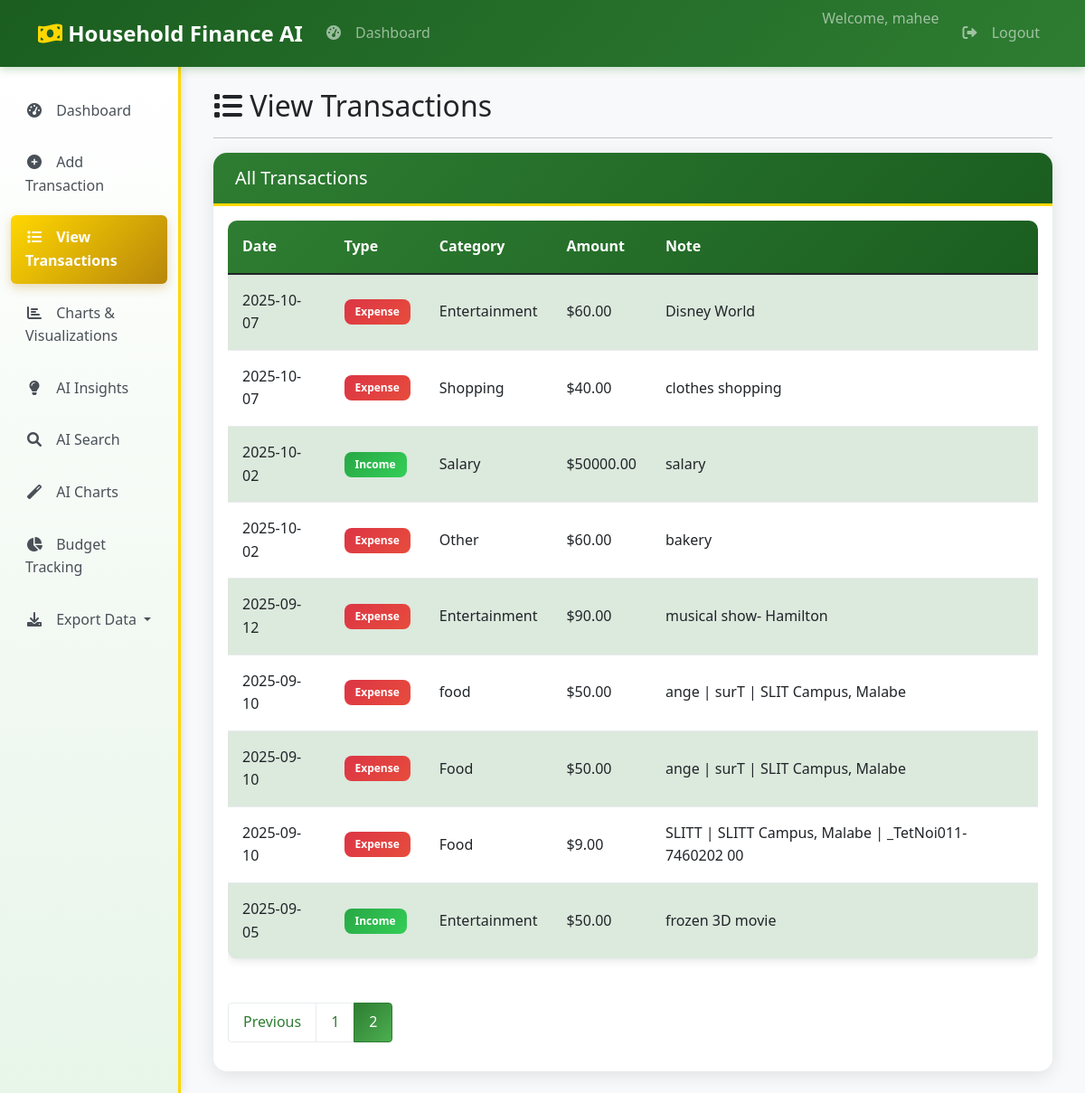
The page /view-transactions?page=2 (signed in) on the database as committed earlier.
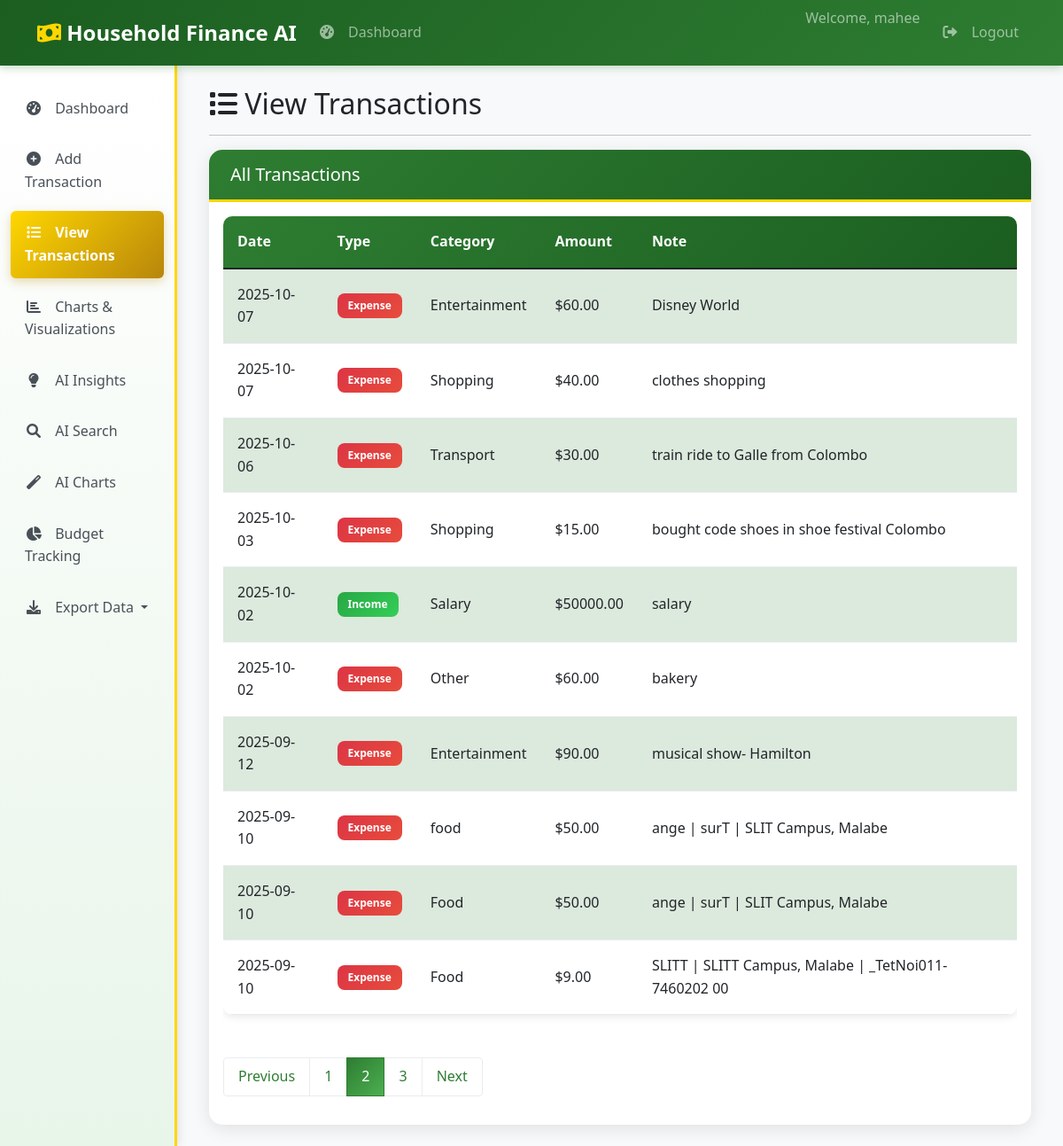
The same page on the database as committed later.
### core/database.py (models this page shows, shortened)
class User(UserMixin, db.Model):
    __tablename__ = "users"
    id = db.Column(db.Integer, primary_key=True)
    username = db.Column(db.String(80), unique=True, nullable=False)
    password_hash = db.Column(db.String(120), nullable=False)
    role = db.Column(db.String(20), nullable=False, default="user")
    household_id = db.Column(db.Integer, db.ForeignKey("households.id"), nullable=True)
    created_at = db.Column(db.DateTime, default=datetime.utcnow)
    household = db.relationship("Household", back_populates="users")
    transactions = db.relationship("Transaction", back_populates="user")

class Transaction(db.Model):
    __tablename__ = "transactions"
    id = db.Column(db.Integer, primary_key=True)
    user_id = db.Column(db.Integer, db.ForeignKey("users.id"), nullable=False)
    type = db.Column(db.String(20), nullable=False)  # ✅ This should be 'type' not 't_type'
    category = db.Column(db.String(100), nullable=False)
    amount = db.Column(db.Float, nullable=False)
    date = db.Column(db.Date, nullable=False, default=datetime.utcnow)
    note = db.Column(db.Text, nullable=True)
    created_at = db.Column(db.DateTime, default=datetime.utcnow)
    user = db.relationship("User", back_populates="transactions")

### app/routes/transactions.py (the view, shortened to what this page needs)
@transactions_bp.route('/view-transactions')
@login_required
def view_transactions():
    page = request.args.get('page', 1, type=int)
    per_page = 10
    transactions_pagination = Transaction.query.filter_by(user_id=current_user.id)\
        .order_by(Transaction.date.desc())\
        .paginate(page=page, per_page=per_page, error_out=False)
    transactions = transactions_pagination.items
    anomalies = collector.detect_anomalies(current_user.id)
    anomaly_ids = [a['id'] for a in anomalies]
    llm_explanations = {}
    for txn_dict in anomalies:
        txn = Transaction.query.get(txn_dict['id'])
        if txn:
            llm_explanations[txn.id] = collector.explain_anomaly(txn)
    summary = collector.generate_summary(current_user.id, period='week')
    return render_template(
        'view_transactions.html',
        transactions=transactions_pagination,
        anomalies=anomalies,
        anomaly_ids=anomaly_ids,
        llm_explanations=llm_explanations,
        summary=summary
    )

### agents/data_collector.py (called while the page is built)
    def get_transactions_df(self, user_id):
        transactions = Transaction.query.filter_by(user_id=user_id).all()
        if not transactions:
            return pd.DataFrame()
        data = [{
            "id": t.id,
            "date": t.date,
            "type": t.type,  # CHANGED: t_type → type
            "category": t.category,
            "amount": t.amount,
            "note": t.note
        } for t in transactions]
        df = pd.DataFrame(data)
        if not df.empty and 'date' in df.columns:
            df['date'] = pd.to_datetime(df['date'])
        return df

    def detect_anomalies(self, user_id):
        df = self.get_transactions_df(user_id)
        if df.empty:
            return []
        mean = df['amount'].mean()
        std = df['amount'].std()
        if std > 0:
            anomalies = df[df['amount'] > mean + 2 * std]
            return anomalies.to_dict('records')
        return []

    def explain_anomaly(self, transaction):
        note = transaction.note or ""
        amount = transaction.amount
        if amount > 1000:
            return "⚠️ Unusually high transaction amount"
        elif "refund" in note.lower():
            return "🔄 This appears to be a refund"
        elif any(word in note.lower() for word in ["emergency", "urgent", "medical"]):
            return "🏥 Possible emergency expense"
        else:
            return "📊 Statistically unusual transaction amount"

### app/templates/view_transactions.html
{% extends "base.html" %}
{% block content %}
<div class="row">
    <div class="col-12">
        <h2><i class="fas fa-list"></i> View Transactions</h2>
        <hr>
    </div>
</div>
<div class="row">
    <div class="col-12">
        <div class="card">
            <div class="card-header">
                <h5 class="mb-0">All Transactions</h5>
            </div>
            <div class="card-body">
                {% if transactions.items %}
                <div class="table-responsive">
                    <table class="table table-striped">
                        <thead>
                            <tr>
                                <th>Date</th>
                                <th>Type</th>
                                <th>Category</th>
                                <th>Amount</th>
                                <th>Note</th>
                            </tr>
                        </thead>
                        <tbody>
                            {% for transaction in transactions.items %}
                            <tr>
                                <td>{{ transaction.date.strftime('%Y-%m-%d') }}</td>
                                <td>
                                    <span class="badge {% if transaction.type == 'income' %}bg-success{% else %}bg-danger{% endif %}">
                                        {{ transaction.type.title() }}
                                    </span>
                                </td>
                                <td>{{ transaction.category }}</td>
                                <td>${{ "%.2f"|format(transaction.amount) }}</td>
                                <td>{{ transaction.note or '-' }}</td>
                            </tr>
                            {% endfor %}
                        </tbody>
                    </table>
                </div>
                <nav aria-label="Transaction pagination">
                    <ul class="pagination">
                        {% if transactions.has_prev %}
                        <li class="page-item">
                            <a class="page-link" href="{{ url_for('transactions.view_transactions', page=transactions.prev_num) }}">Previous</a>
                        </li>
                        {% endif %}
                        {% for page_num in transactions.iter_pages() %}
                            {% if page_num %}
                                <li class="page-item {% if page_num == transactions.page %}active{% endif %}">
                                    <a class="page-link" href="{{ url_for('transactions.view_transactions', page=page_num) }}">{{ page_num }}</a>
                                </li>
                            {% else %}
                                <li class="page-item disabled"><span class="page-link">…</span></li>
                            {% endif %}
                        {% endfor %}
                        {% if transactions.has_next %}
                        <li class="page-item">
                            <a class="page-link" href="{{ url_for('transactions.view_transactions', page=transactions.next_num) }}">Next</a>
                        </li>
                        {% endif %}
                    </ul>
                </nav>
                {% else %}
                <p class="text-muted">No transactions found.</p>
                <a href="{{ url_for('transactions.add_transaction') }}" class="btn btn-primary">
                    Add Your First Transaction
                </a>
                {% endif %}
            </div>
        </div>
    </div>
</div>
{% endblock %}

### app/templates/base.html (shortened to what this page needs)
<!DOCTYPE html>
<html lang="en">
  <head>
    <link
      href="https://cdn.jsdelivr.net/npm/bootstrap@5.1.3/dist/css/bootstrap.min.css"
      rel="stylesheet"
    />
    <link
      href="https://cdnjs.cloudflare.com/ajax/libs/font-awesome/6.0.0/css/all.min.css"
      rel="stylesheet"
    />
    <link href="{{ url_for('static', filename='css/theme.css') }}" rel="stylesheet">
  </head>
  <body>
    <nav class="navbar navbar-expand-lg navbar-dark bg-dark">
      <div class="container">
        <a class="navbar-brand" href="{% if current_user.is_authenticated %}{{ url_for('transactions.dashboard') }}{% else %}{{ url_for('main.home') }}{% endif %}">
          <i class="fas fa-money-bill-wave"></i> Household Finance AI
        </a>
        <div class="collapse navbar-collapse" id="navbarNav">
          {% if current_user.is_authenticated %}
          <ul class="navbar-nav me-auto">
            <li class="nav-item">
              <a class="nav-link" href="{{ url_for('transactions.dashboard') }}">
                <i class="fas fa-tachometer-alt"></i> Dashboard
              </a>
            </li>
          </ul>
          <ul class="navbar-nav ms-auto">
            <li class="nav-item">
              <span class="navbar-text me-3">
                Welcome, {{ current_user.username }}
              </span>
            </li>
            <li class="nav-item">
              <a class="nav-link" href="{{ url_for('auth.logout') }}">
                <i class="fas fa-sign-out-alt"></i> Logout
              </a>
            </li>
          </ul>
          {% endif %}
        </div>
      </div>
    </nav>
    <div class="container-fluid">
      <div class="row">
        {% if current_user.is_authenticated %}
        <div class="col-md-3 col-lg-2 sidebar">
          <nav class="nav flex-column">
            <a
              class="nav-link {% if request.endpoint == 'transactions.dashboard' %}active{% endif %}"
              href="{{ url_for('transactions.dashboard') }}"
            >
              <i class="fas fa-tachometer-alt"></i> Dashboard
            </a>
            <a
              class="nav-link {% if request.endpoint == 'transactions.add_transaction' %}active{% endif %}"
              href="{{ url_for('transactions.add_transaction') }}"
            >
              <i class="fas fa-plus-circle"></i> Add Transaction
            </a>
            <a
              class="nav-link {% if request.endpoint == 'transactions.view_transactions' %}active{% endif %}"
              href="{{ url_for('transactions.view_transactions') }}"
            >
              <i class="fas fa-list"></i> View Transactions
            </a>
            <a
              class="nav-link {% if request.endpoint == 'charts.charts_page' %}active{% endif %}"
              href="{{ url_for('charts.charts_page') }}"
            >
              <i class="fas fa-chart-bar"></i> Charts & Visualizations
            </a>
            <a
              class="nav-link {% if request.endpoint == 'insights.insights_page' %}active{% endif %}"
              href="{{ url_for('insights.insights_page') }}"
            >
              <i class="fas fa-lightbulb"></i> AI Insights
            </a>
            <a
              class="nav-link {% if request.endpoint == 'transactions.ai_search_demo' %}active{% endif %}"
              href="{{ url_for('transactions.ai_search_page') }}"
            >
              <i class="fas fa-search"></i> AI Search
            </a>
            <a
              class="nav-link {% if request.endpoint == 'charts.ai_charts' %}active{% endif %}"
              href="{{ url_for('charts.ai_charts_page') }}"
            >
              <i class="fas fa-magic"></i> AI Charts
            </a>
            <a
              class="nav-link {% if request.endpoint == 'budget.budget_page' %}active{% endif %}"
              href="{{ url_for('budget.budget_page') }}"
            >
              <i class="fas fa-chart-pie"></i> Budget Tracking
            </a>
            <div class="nav-item dropdown">
              <a
                class="nav-link dropdown-toggle"
                href="#"
                role="button"
                data-bs-toggle="dropdown"
              >
                <i class="fas fa-download"></i> Export Data
              </a>
            </div>
          </nav>
        </div>
        {% endif %}
        <div
          class="{% if current_user.is_authenticated %}col-md-9 col-lg-10{% else %}col-12{% endif %}"
        >
          <div class="container mt-4">
            {% block content %}{% endblock %}
          </div>
        </div>
      </div>
    </div>
  </body>
</html>

### app/static/css/theme.css (style rules this page uses)
:root { --primary-green: #2e7d32; --dark-green: #1b5e20; --light-green: #4caf50; --pale-green: #e8f5e9; --primary-gold: #ffd700; --dark-gold: #b8860b; --light-gold: #fff9c4; --warm-gold: #ffecb3; --white: #ffffff; --light-gray: #f8f9fa; --medium-gray: #e9ecef; --dark-gray: #495057; --text-dark: #212529; --success: #28a745; --info: #17a2b8; --warning: #ffc107; --danger: #dc3545; }
body { font-family: 'Segoe UI', Tahoma, Geneva, Verdana, sans-serif; background-color: var(--light-gray); color: var(--text-dark); line-height: 1.6; }
.navbar-dark.bg-dark { background: linear-gradient(135deg, var(--dark-green) 0%, var(--primary-green) 100%) !important; box-shadow: 0 2px 10px rgba(46, 125, 50, 0.3); }
.navbar-brand { font-weight: 700; font-size: 1.5rem; }
.navbar-brand i { color: var(--primary-gold); }
.sidebar { background: linear-gradient(180deg, var(--white) 0%, var(--pale-green) 100%); border-right: 3px solid var(--primary-gold); box-shadow: 2px 0 10px rgba(0, 0, 0, 0.1); }
.nav-link { color: var(--dark-gray); padding: 0.75rem 1rem; margin: 0.25rem 0.5rem; border-radius: 0.5rem; transition: all 0.3s ease; font-weight: 500; }
.nav-link.active { background: linear-gradient(135deg, var(--primary-gold) 0%, var(--dark-gold) 100%); color: var(--text-dark); font-weight: 600; box-shadow: 0 4px 12px rgba(184, 134, 11, 0.3); }
.nav-link i { width: 20px; text-align: center; margin-right: 10px; }
.card { border: none; border-radius: 15px; box-shadow: 0 4px 20px rgba(0, 0, 0, 0.1); transition: all 0.3s ease; margin-bottom: 1.5rem; overflow: hidden; }
.card-header { background: linear-gradient(135deg, var(--primary-green) 0%, var(--dark-green) 100%); color: var(--white); border-bottom: 3px solid var(--primary-gold); padding: 1rem 1.5rem; font-weight: 600; }
.table { border-radius: 10px; overflow: hidden; box-shadow: 0 2px 10px rgba(0, 0, 0, 0.1); }
.table thead { background: linear-gradient(135deg, var(--primary-green) 0%, var(--dark-green) 100%); color: var(--white); }
.table th { border: none; padding: 1rem; font-weight: 600; }
.table td { padding: 1rem; vertical-align: middle; border-color: var(--medium-gray); }
.table-striped tbody tr:nth-of-type(odd) { background-color: var(--pale-green); }
.badge { padding: 0.5rem 0.75rem; border-radius: 8px; font-weight: 600; }
.badge.bg-success { background: linear-gradient(135deg, var(--success) 0%, #34ce57 100%) !important; }
.badge.bg-danger { background: linear-gradient(135deg, var(--danger) 0%, #e74c3c 100%) !important; }
.pagination { margin-top: 2rem; }
.page-link { color: var(--primary-green); border: 1px solid var(--medium-gray); padding: 0.5rem 1rem; }
.page-item.active .page-link { background: linear-gradient(135deg, var(--primary-green) 0%, var(--light-green) 100%); border-color: var(--primary-green); }

### app/templates/base.html (style rules this page uses)
.sidebar { background-color: #f8f9fa; min-height: 100vh; padding-top: 20px; }
.nav-link { color: #495057; padding: 0.75rem 1rem; margin: 0.25rem 0; border-radius: 0.375rem; }
.nav-link:hover, .nav-link.active { background-color: #007bff; color: white; }

Rows that differ between the two databases and show on the page:
no longer on this page (row unchanged): Transaction: amount "50.00"
added Transaction: amount "30.00"
added Transaction: amount "15.00"
Other text that changed with them:
new list line: "3"
text now shown: "Next"
